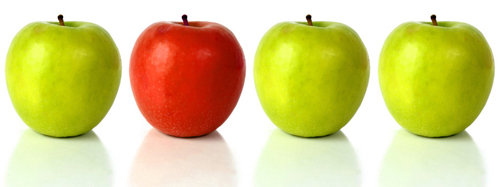
#> input picture Compare-Image/samediff-apples.jpg, 500 x 187 px; the run also reads 1 picture not shown here
$ jupyter execute --allow-errors compare.ipynb
#> lines starting #> are read from the running program, lines starting #| are printed output that depends on the picture
[cell 1]
import cv2
import numpy as np
from skimage.feature import hog
from skimage import exposure
from skimage.metrics import structural_similarity
from sklearn.metrics.pairwise import cosine_similarity
import logging

[cell 2]
def crop_to_common_size(image1, image2):
    # Find the minimum dimensions
    min_height = min(image1.shape[0], image2.shape[0])
    min_width = min(image1.shape[1], image2.shape[1])

    # Crop both images to the minimum dimensions
    cropped_image1 = image1[:min_height, :min_width]
    cropped_image2 = image2[:min_height, :min_width]

    return cropped_image1, cropped_image2

# Configuring the logging module
logging.basicConfig(filename='image_processing.log', level=logging.INFO, format='%(asctime)s - %(levelname)s - %(message)s')

# Bamboo and Birch Distance (BBD)

def calculate_bbd(image1, image2):
    # Ensure the images have the same size
    if image1.shape != image2.shape:
        raise ValueError("Images must have the same dimensions")

    # Convert images to grayscale if needed
    if len(image1.shape) == 3:
        image1 = cv2.cvtColor(image1, cv2.COLOR_BGR2GRAY)
        image2 = cv2.cvtColor(image2, cv2.COLOR_BGR2GRAY)

    # Calculate BBD distance
    bbd_distance = np.sum(np.abs(image1 - image2)) / float(image1.size)

    return bbd_distance
# Histogram of Oriented Gradients (HOG)
def calculate_hog(image):
    # Convert the image to grayscale if it's in color
    if len(image.shape) == 3:
        image = cv2.cvtColor(image, cv2.COLOR_BGR2GRAY)

    # Calculate HOG features
    fd, hog_image = hog(image, orientations=8, pixels_per_cell=(16, 16), cells_per_block=(1, 1), visualize=True)

    # Rescale histogram for better display
    hog_image_rescaled = exposure.rescale_intensity(hog_image, in_range=(0, 10))

    return fd, hog_image_rescaled

def compare_hog_features(fd1, fd2):
    # Reshape feature vectors for cosine similarity calculation
    fd1 = fd1.reshape(1, -1)
    fd2 = fd2.reshape(1, -1)

    # Calculate cosine similarity between HOG feature vectors
    similarity = cosine_similarity(fd1, fd2)[0][0]

    return similarity

# Structural Similarity Index (SSI)
def calculate_ssi(image1, image2):
    # Convert images to grayscale if needed
    image1_gray = cv2.cvtColor(image1, cv2.COLOR_BGR2GRAY)
    image2_gray = cv2.cvtColor(image2, cv2.COLOR_BGR2GRAY)

    # Calculate SSIM
    ssi_index, _ = ssim(image1_gray, image2_gray, full=True)

    return ssi_index

# Color Histograms
def calculate_color_histogram(image):
    # Convert image to HSV color space
    hsv_image = cv2.cvtColor(image, cv2.COLOR_BGR2HSV)

    # Calculate histogram
    hist = cv2.calcHist([hsv_image], [0, 1], None, [180, 256], [0, 180, 0, 256])

    # Normalize histogram
    hist = cv2.normalize(hist, hist)

    return hist

# Structural Comparison
def compare_images_ssim(image1, image2):
    # Convert images to grayscale if needed
    gray1 = cv2.cvtColor(image1, cv2.COLOR_BGR2GRAY)
    gray2 = cv2.cvtColor(image2, cv2.COLOR_BGR2GRAY)

    # Calculate SSIM using OpenCV
    ssim_index, _ = structural_similarity(gray1, gray2, full=True)

    return ssim_index

# Example usage:
# try:
image1_in = cv2.imread('./samediff-apples.jpg')
#> image1_in is the input picture: shape (187, 500, 3); mean B, G, R 132.5, 204.3, 216.1
image2_in = cv2.imread('./samediff-apples2.jpg')
image1, image2 = crop_to_common_size(image1_in, image2_in)
# BBD
bbd_distance = calculate_bbd(image1, image2)
#> in calculate_bbd, `image1 = cv2.cvtColor(image1, cv2.COLOR_BGR2GRAY)`:
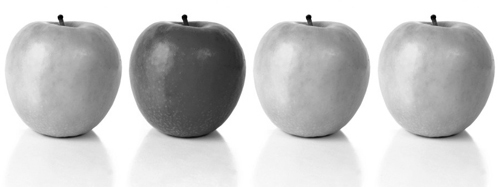
#> image1: shape (187, 500); min 0, max 255, mean 199.7
#> in calculate_bbd, `bbd_distance = np.sum(np.abs(image1 - image2)) / float(image1.size)`: bbd_distance = 0
#> bbd_distance = 0
logging.info(f"BBD Distance: {bbd_distance}")

# HOG
hog_features, hog_image = calculate_hog(image1)
#> in calculate_hog, `fd, hog_image = hog(image, orientations=8, pixels_per_cell=(16, 16), c..`:
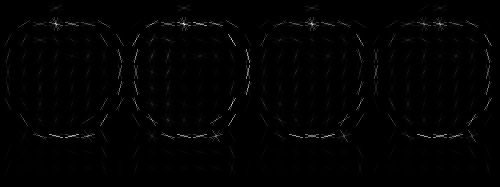
#> hog_image: shape (187, 500) float64; min 0, max 37.03, mean 0.4; drawn with min black and max white
#> in calculate_hog, `fd, hog_image = hog(image, orientations=8, pixels_per_cell=(16, 16), c..`: fd = 2728 values, max 1 at index 12, min 0 at index 0, mean 0.284
#> in calculate_hog, `hog_image_rescaled = exposure.rescale_intensity(hog_image, in_range=(0..`:
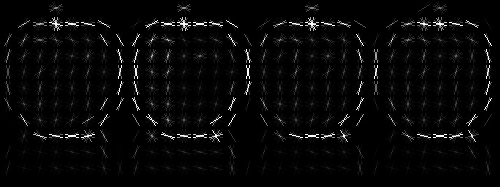
#> hog_image_rescaled: shape (187, 500) float64; min 0, max 1, mean 0.0328
#> hog_features has the same summary as fd in calculate_hog
logging.info("HOG Calculation Successful")

# SSI
#> (the rest of this cell did not finish here and is left out)
